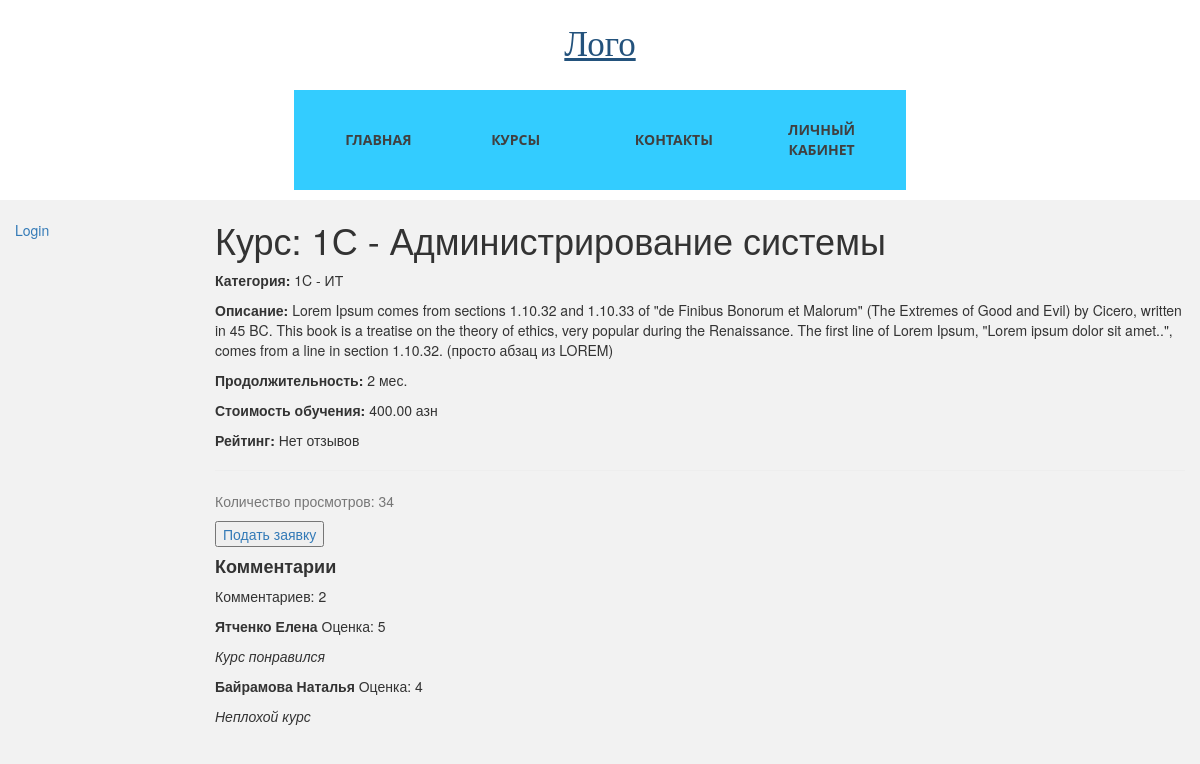
Page /main/course/1 on the committed database.
### students_app/models.py (models this page shows, shortened)
class Course(models.Model):
    name = models.CharField(max_length=200)
    category = models.ForeignKey(Category, on_delete=models.SET_NULL, null=True)
    summary = models.TextField(max_length=1000, help_text="Краткое описание курса")
    lasting = models.IntegerField(
        default=1, help_text="Продолжительность курса, в месяцах"
    )
    is_selected = models.BooleanField(default=False)
    cost = models.DecimalField(
        max_digits=8, decimal_places=2, help_text="Стоимость в месяц, азн"
    )
    added = models.DateField(auto_now_add=True)
    rating = models.DecimalField(max_digits=3, decimal_places=2, blank=True, null=True)
    is_deleted = models.BooleanField(default=False)
    deleted = models.DateField(auto_now=True)
    views_num = models.IntegerField(default=0)
    def total_cost(self):
        return self.lasting * self.cost
    def rating_count(self):
        rates = [review.rate for review in self.review_set.all()]
        rating = round(sum(rates) / len(rates), 2)
        return rating
    class Meta:
        ordering = ["-name"]

class Category(models.Model):
    name = models.CharField(
        max_length=100,
        help_text="Категория курса (e.g. 1C - ИТ, 1C - Консалтинг)",
    )
    flag = models.CharField(max_length=10, default="cons")
    class Meta:
        verbose_name = "Category"
        verbose_name_plural = "Categories"
    def __str__(self):
        return self.name

class Review(models.Model):
    student = models.ForeignKey(Student, on_delete=models.CASCADE)
    course = models.ForeignKey(Course, on_delete=models.CASCADE)
    text = models.TextField(
        max_length=2000,
        help_text="Отзыв к курсу",
    )
    RATES = (
        (1, "1"),
        (2, "2"),
        (3, "3"),
        (4, "4"),
        (5, "5"),
    )
    rate = models.IntegerField(choices=RATES)
    class Meta:
        ordering = ["-rate"]

class Student(models.Model):
    related_user = models.ForeignKey(User, on_delete=models.CASCADE)
    name = models.CharField(verbose_name="Имя", max_length=50)
    surname = models.CharField(verbose_name="Фамилия", max_length=100)
    phone = models.CharField(verbose_name="Номер телефона", max_length=50)
    date_of_birth = models.DateField()
    course = models.ForeignKey(Course, on_delete=models.PROTECT)
    photo = models.ImageField(upload_to="photoes/", null=True, blank=True)
    @property
    def full_name(self):
        return f"{self.surname} {self.name}"
    STUDENT_STATUS = [
        ("r", "requested"),
        ("a", "approved"),
        ("f", "finished"),
    ]
    status = models.CharField(
        max_length=50,
        choices=STUDENT_STATUS,
        default="r",
        help_text="Статус студента",
    )
    request_date = models.DateField(auto_now_add=True)
    reg_date = models.DateField(blank=True, null=True)
    marks = models.ManyToManyField(Mark, blank=True)
    is_paid = models.BooleanField(default=False)
    is_deleted = models.BooleanField(default=False)
    deleted = models.DateField(auto_now=True)
    class Meta:
        ordering = ["name"]

### students_app/views.py (the view)
# urls.py: path("course/<int:id>", views.course_detail, name="course-detail"),
def course_detail(request, id):
    course = Course.objects.filter(pk=id, is_deleted=False).first()
    students = course.student_set.filter(status="a", is_deleted=False)
    reviews = course.review_set.all()
    course.views_num += 1
    course.save()
    return render(
        request,
        "students_app/course_detail.html",
        context={"course": course, "students": students, "reviews": reviews},
    )

### students_app/templates/students_app/course_detail.html (shortened to what this page needs)
{% extends "base.html" %}
{% block content %}
<h1>Курс: {{ course.name }}</h1>
<p><strong>Категория:</strong> {{ course.category }}</p>
<p><strong>Описание:</strong> {{ course.summary }}</p>
<p><strong>Продолжительность:</strong> {{ course.lasting }} мес.</p>
<p><strong>Стоимость обучения:</strong> {{ course.total_cost }} азн</p>
<p><strong>Рейтинг:</strong> {% if course.rating is not None %}{{ course.rating_count }}{% else %}Нет отзывов{% endif %}
</p>
<hr>
<p class="text-muted">Количество просмотров: {{ course.views_num }}</p>
<button type="button"><a href="/">Подать заявку</a></button>
<h4><strong>Комментарии</strong></h4>
<p>Комментариев: {{ reviews.count }}</p>
{% for review in reviews %}
<p><strong>{{review.student.full_name}}</strong> Оценка: {{ review.rate }}</p>
<p><em>{{ review.text }}</em></p>
{% endfor %}
{% endblock %}

### students_app/static/students_app/css/styles.css (style rules this page uses)
* { box-sizing: border-box; }
body { margin: 0; background: #f2f2f2; }

### rows in the picture
Course: name "1С - Администрирование системы", category "1C - ИТ", summary "Lorem Ipsum comes from sections 1.10.32 and 1.10.33 of \"de Finibus Bonorum et Malorum\" (The Extremes of Good and Evil) by Cicero, written in 45 BC. This book is a treatise on the theory of ethics, very popular during the Renaissance. The first line of Lorem Ipsum, \"Lorem ipsum dolor sit amet..\", comes from a line in section 1.10.32. (просто абзац из LOREM)", lasting "2", total_cost "400.00", views_num "34", count "2"
Review: student.full_name "Ятченко Елена", rate "5", text "Курс понравился"
Review: student.full_name "Байрамова Наталья", rate "4", text "Неплохой курс"
